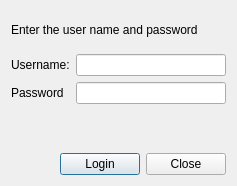
<?xml version="1.0" encoding="UTF-8"?>
<ui version="4.0">
 <class>LoginDialog</class>
 <widget class="QDialog" name="LoginDialog">
  <property name="geometry">
   <rect>
    <x>0</x>
    <y>0</y>
    <width>237</width>
    <height>186</height>
   </rect>
  </property>
  <property name="windowTitle">
   <string>Garena Cafe Billing</string>
  </property>
  <property name="windowIcon">
   <iconset resource="../../resource/clientApp.qrc">
    <normaloff>:/icons/icons/Common/client.ico</normaloff>:/icons/icons/Common/client.ico</iconset>
  </property>
  <layout class="QVBoxLayout" name="verticalLayout">
   <item>
    <widget class="QLabel" name="userLoginDescriptLabel">
     <property name="text">
      <string>Enter the user name and password</string>
     </property>
    </widget>
   </item>
   <item>
    <layout class="QGridLayout" name="gridLayout">
     <item row="0" column="0">
      <widget class="QLabel" name="userNameTitleLabel">
       <property name="text">
        <string>Username:</string>
       </property>
      </widget>
     </item>
     <item row="0" column="1">
      <widget class="QLineEdit" name="userNameLineEdit">
       <property name="inputMask">
        <string notr="true"/>
       </property>
      </widget>
     </item>
     <item row="1" column="0">
      <widget class="QLabel" name="userPwdTitleLabel">
       <property name="text">
        <string>Password</string>
       </property>
      </widget>
     </item>
     <item row="1" column="1">
      <widget class="QLineEdit" name="userPwdLineEdit">
       <property name="echoMode">
        <enum>QLineEdit::Password</enum>
       </property>
      </widget>
     </item>
    </layout>
   </item>
   <item>
    <widget class="QLabel" name="failureReasonLabel">
     <property name="text">
      <string/>
     </property>
    </widget>
   </item>
   <item>
    <layout class="QHBoxLayout" name="horizontalLayout_2">
     <item>
      <spacer name="horizontalSpacer">
       <property name="orientation">
        <enum>Qt::Horizontal</enum>
       </property>
       <property name="sizeHint" stdset="0">
        <size>
         <width>78</width>
         <height>21</height>
        </size>
       </property>
      </spacer>
     </item>
     <item>
      <widget class="QPushButton" name="userLoginButton">
       <property name="text">
        <string>Login</string>
       </property>
       <property name="icon">
        <iconset resource="../../resource/clientApp.qrc">
         <normaloff>:/icons/icons/Common/ok.png</normaloff>:/icons/icons/Common/ok.png</iconset>
       </property>
       <property name="cssType" stdset="0">
        <string notr="true">smallBlueButton</string>
       </property>
      </widget>
     </item>
     <item>
      <widget class="QPushButton" name="closeButton">
       <property name="text">
        <string>Close</string>
       </property>
       <property name="icon">
        <iconset resource="../../resource/clientApp.qrc">
         <normaloff>:/icons/icons/Common/cancel.png</normaloff>:/icons/icons/Common/cancel.png</iconset>
       </property>
       <property name="cssType" stdset="0">
        <string notr="true">smallBlackButton</string>
       </property>
      </widget>
     </item>
    </layout>
   </item>
  </layout>
 </widget>
 <resources>
  <include location="../../resource/clientApp.qrc"/>
 </resources>
 <connections/>
</ui>
